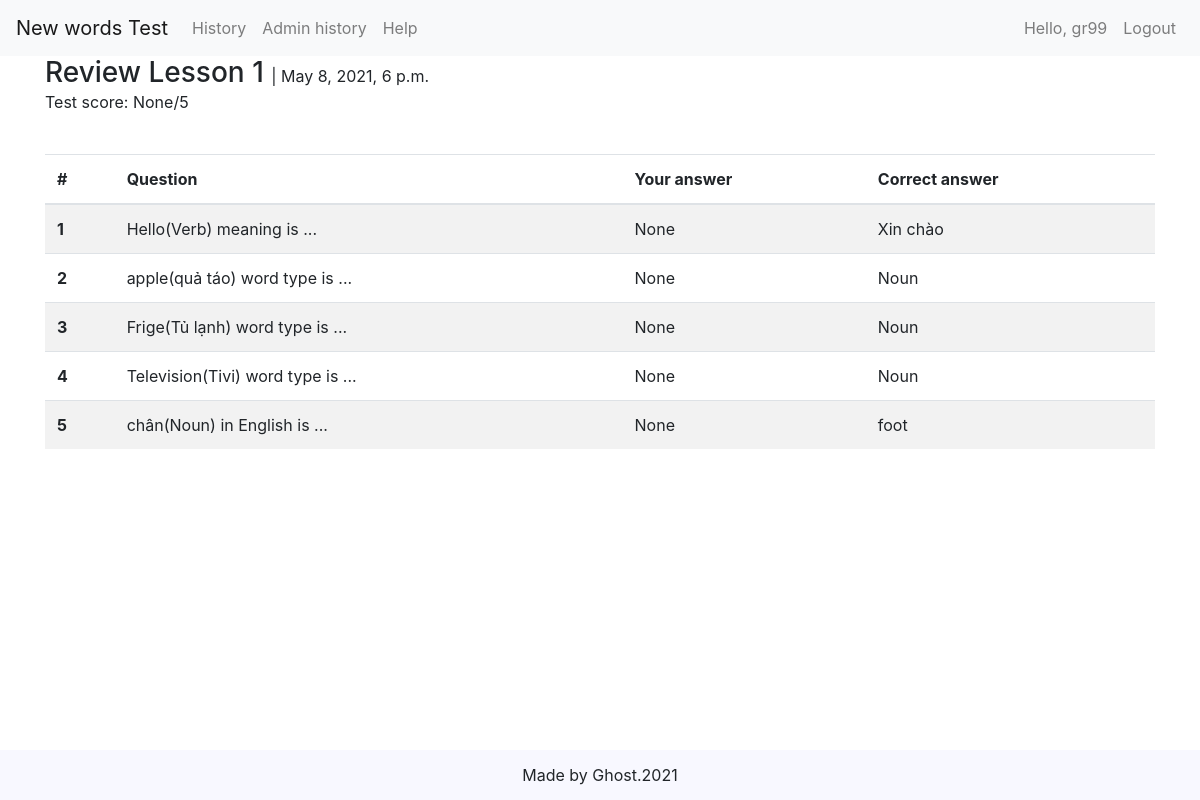
The app's page /review/62 (signed in) with its own data.
### newword/models.py (models this page shows, shortened)
class Test(models.Model):
  test_time = models.DateTimeField(auto_now_add=True)
  score = models.IntegerField(null=True)
  user = models.ForeignKey(User, on_delete=models.CASCADE, related_name="answers")
  lesson = models.ForeignKey(Lesson, on_delete=models.CASCADE, blank=True, null=True)
  num_of_quest = models.IntegerField(blank=True, null=True)

class Lesson(models.Model):
  number = models.IntegerField()
  def __str__(self):
      return f"Lesson {self.number}"

class Quest(models.Model):
  quest_type = [
    (1, "Word fill"),
    (2, "Type choose"),
    (3, "Word meaning")
  ]
  question = models.CharField(max_length=500)
  result = models.CharField(max_length=150)
  qtype = models.IntegerField(choices=quest_type, default=1)
  answer = models.CharField(max_length=150, blank=True, null=True)
  correct = models.IntegerField(blank=True, null=True)
  test = models.ForeignKey(Test, on_delete=models.CASCADE, related_name="user_answers")

### newword/views.py (the view)
# urls.py: path("review/<int:test_id>", views.review, name="review"),
@login_required
def review(request, test_id):
  wtype = {
    "1": "Noun",
    "2": "Verb",
    "3": "Adjective",
    "4": "Adverb"
  }
  test = Test.objects.get(pk=test_id)
  quests = Quest.objects.filter(test=test)
  for quest in quests:
    if quest.result in wtype.keys():
      quest.result = wtype[quest.result]
    if quest.answer in wtype.keys():
      quest.answer = wtype[quest.answer]
  context = {
    "test": test,
    "quests": quests,
  }
  return render(request, "review.html", context)

### newword/templates/review.html (shortened to what this page needs)
{% extends "base.html" %}
{% load static %}
{% block content %}
<h3 class="d-inline"> Review {{ test.lesson }} </h3>|&nbsp;{{ test.test_time }}
<p>Test score: {{ test.score }}/{{ test.num_of_quest }} </p>
<br>
<table class="table table-striped">
  <thead>
    <tr>
      <th scope="col">#</th>
      <th scope="col">Question</th>
      <th scope="col">Your answer</th>
      <th scope="col">Correct answer</th>
    </tr>
  </thead>
  <tbody>
    {% for quest in quests %}
    <tr class="correct-{{ quest.correct }}">
      <th scope="row">{{ forloop.counter }}</th>
      <td>{{ quest.question }}</td>
      <td>{{ quest.answer }}</td>
      <td>{{ quest.result }}</td>
    </tr>
    {% endfor %}
  </tbody>
</table>
{% endblock %}

### templates/base.html (shortened to what this page needs)
<!DOCTYPE html>
<html lang="en">
<head>
  {% load static %}
  <link rel="stylesheet" href="https://stackpath.bootstrapcdn.com/bootstrap/4.4.1/css/bootstrap.min.css">
</head>
<body>
  <header>
    <nav class="navbar navbar-expand-lg navbar-light bg-light">
      <a class="navbar-brand" href="{% url 'home' %}">New words Test</a>
      <div class="collapse navbar-collapse" id="navbarNavAltMarkup">
        <div class="navbar-nav">
          <a class="nav-item nav-link" id="nav-cart" href="{% url 'history' %}">History</a>
          {% if request.user.is_superuser %}
          <a class="nav-item nav-link" id="nav-cart" href="{% url 'admin_history' %}">Admin history</a>
          {% endif %}
          <a class="nav-item nav-link" id="nav-order" href="https://www.google.com.vn/">Help</a>
        </div>
        <div class="navbar-nav ml-auto">
          {% if user.is_anonymous %}
          <a class="nav-item nav-link nav-user">Hello, Anonymous user</a>
          <a class="nav-item nav-link nav-func" href="{% url 'login' %}">Login</a>
          {% else %}
          <a class="nav-item nav-link nav-user">Hello, {{ user }}</a>
          <a class="nav-item nav-link nav-func" href="{% url 'logout' %}">Logout</a>
          {% endif %}
        </div>
      </div>
    </nav>
  </header>
  <main class="container">
    {% block content %}
    {% endblock %}
  </main>
  <footer>
    Made by Ghost.2021
  </footer>
</body>
</html>

### templates/base.html (style rules this page uses)
body { min-height: 100vh; display: flex; flex-direction: column; }
footer { margin-top: auto; display: flex; justify-content: center; align-items: center; background-color: ghostwhite; height: 50px; }

### records on screen
Test: lesson "Lesson 1", test_time "May 8, 2021, 6 p.m.", score "None", num_of_quest "5"
Quest: question "Hello(Verb) meaning is ...", answer "None", result "Xin chào"
Quest: question "apple(quả táo) word type is ...", answer "None", result "Noun"
Quest: question "Frige(Tủ lạnh) word type is ...", answer "None", result "Noun"
Quest: question "Television(Tivi) word type is ...", answer "None", result "Noun"
Quest: question "chân(Noun) in English is ...", answer "None", result "foot"

### other values on screen
{{ user }} "gr99"
